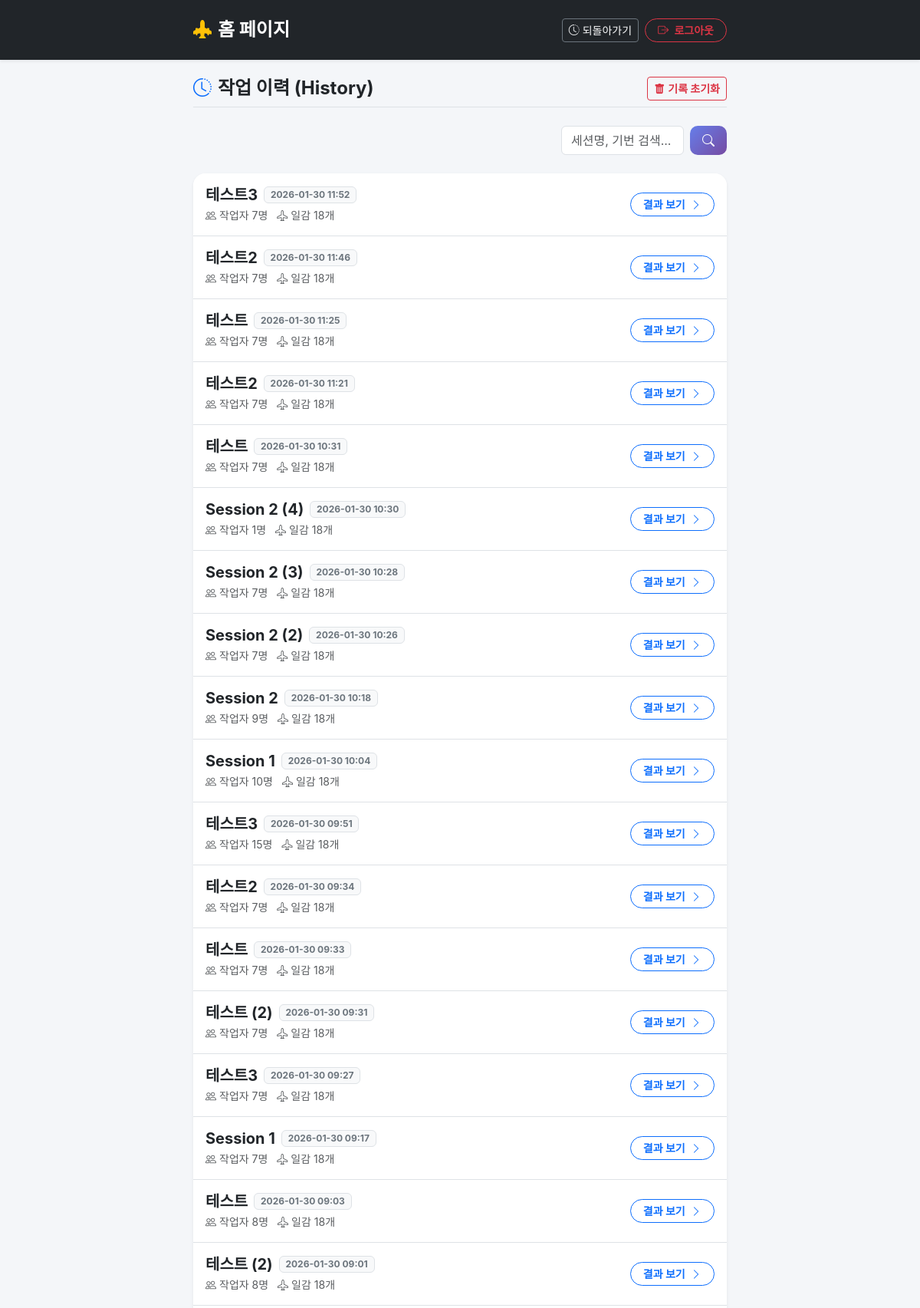
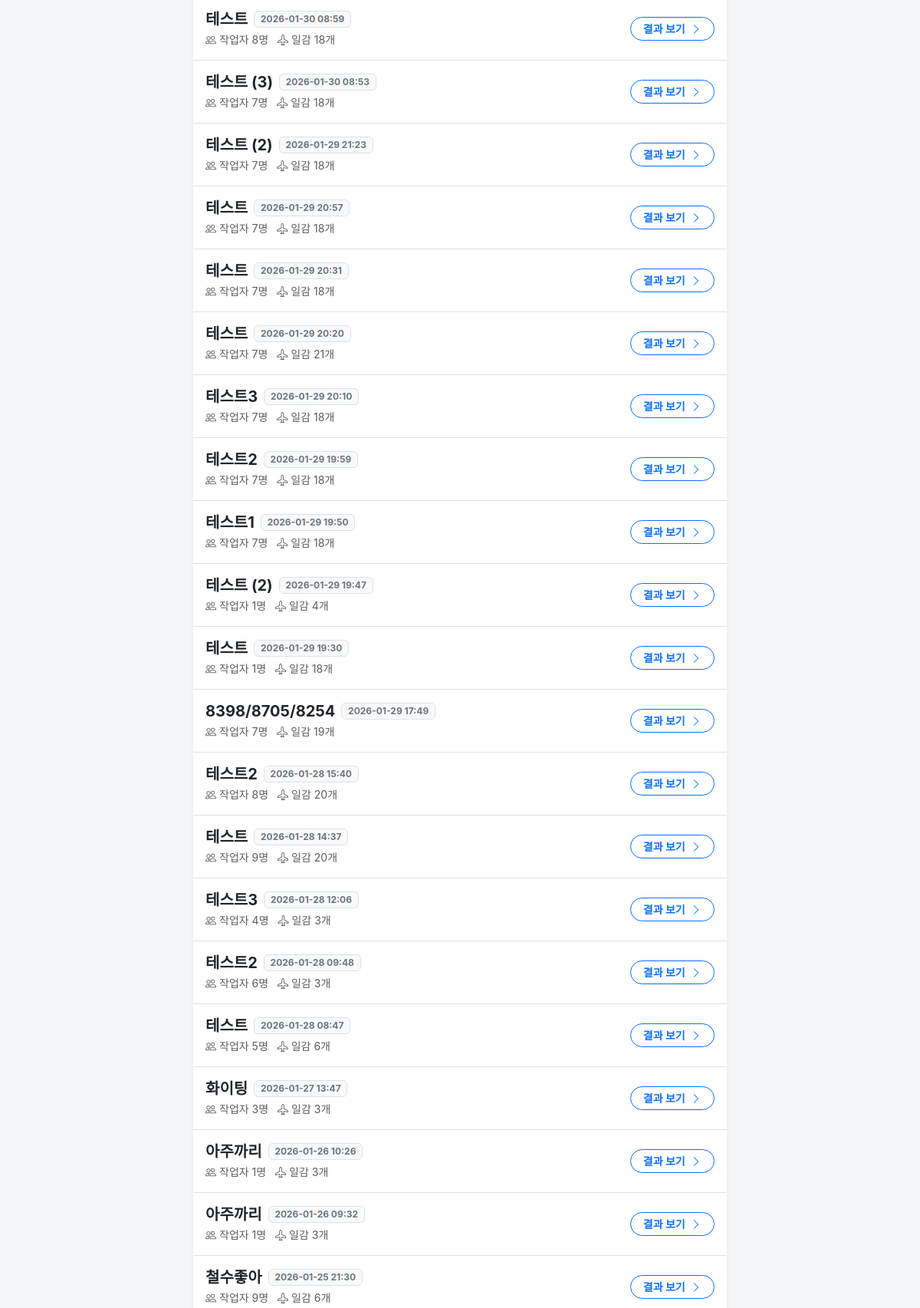
Page /history/ (signed in, upper part) on the committed database (2 pictures, top to bottom).
### manning/models.py (models this page shows, shortened)
class WorkSession(models.Model):
    SHIFT_DAY = "DAY"
    SHIFT_NIGHT = "NIGHT"
    SHIFT_CHOICES = [
        (SHIFT_DAY, "주간 (08:00 ~ 20:00)"),
        (SHIFT_NIGHT, "야간 (20:00 ~ 익일 08:00)"),
    ]
    name = models.CharField(max_length=100, verbose_name="세션 이름")
    created_at = models.DateTimeField(auto_now_add=True)
    is_active = models.BooleanField(default=True)
    shift_type = models.CharField(
        max_length=10,
        choices=SHIFT_CHOICES,
        default=SHIFT_DAY,
        verbose_name="근무 형태",
    )

### manning/views.py (the view)
# urls.py: path("history/", views.HistoryView.as_view(), name="history"),
class HistoryView(SimpleLoginRequiredMixin, ListView):
    model = WorkSession
    template_name = "manning/history.html"
    context_object_name = "history_list"
    def get_queryset(self):
        qs = WorkSession.objects.filter(is_active=False).order_by("-created_at")
        query = self.request.GET.get("q")
        if query:
            qs = qs.filter(
                Q(name__icontains=query)
                | Q(workitem__gibun_input__icontains=query)
                | Q(worker__name__icontains=query)
            ).distinct()
        return qs

### manning/views.py (called while the page is built)
    def dispatch(self, request, *args, **kwargs):
        if not request.session.get("is_authenticated"):
            return redirect("login")
        return super().dispatch(request, *args, **kwargs)

### manning/templates/manning/history.html (shortened to what this page needs)
{% extends "manning/base/base.html" %}
{% load static %}
{% block navsize %}style="max-width: 720px;"{% endblock navsize %}
{% block navhome %}href="{% url 'index' %}"{% endblock navhome %}
{% block navname %}<span>홈 페이지</span>{% endblock navname %}
{% block navreturn %}
<a
    href="{% url 'index' %}"
    class="btn btn-outline-secondary btn-sm text-light border-secondary"
>
    <i class="bi bi-clock-history"></i>
    <span class="d-none d-md-inline">되돌아가기</span>
</a>
{% endblock navreturn %}
{% block content %}
<div class="container" style="max-width: 720px; padding-top: 100px;">
    <div class="d-flex justify-content-between align-items-center mb-4 border-bottom pb-2">
        <h4 class="fw-bold mb-0 text-dark">
            <i class="bi bi-clock-history text-primary me-2"></i>작업 이력 (History)
        </h4>
        {% if request.session.user_role == 'admin' or request.user.is_superuser %}
        <form action="{% url 'clear_history' %}" method="POST" onsubmit="return confirm('⚠️ 정말로 모든 작업 기록을 삭제하시겠습니까?\n이 작업은 되돌릴 수 없습니다.');">
            <button type="submit" class="btn btn-sm btn-outline-danger fw-bold hover-shadow">
                <i class="bi bi-trash-fill me-1"></i>기록 초기화
            </button>
        </form>
        {% endif %}
    </div>
    <div class="row justify-content-end mb-4">
        <div class="col-md-6 col-lg-4">
            <form method="GET" class="d-flex gap-2">
                <input type="text" name="q" class="form-control" placeholder="세션명, 기번 검색..." value="{{ request.GET.q|default:'' }}">
                <button type="submit" class="btn btn-primary px-3">
                    <i class="bi bi-search"></i>
                </button>
            </form>
        </div>
    </div>
    <div class="card shadow-sm border-0">
        <div class="list-group list-group-flush">
            {% for session in history_list %}
            <div class="list-group-item list-group-item-action p-3 d-flex flex-column flex-sm-row justify-content-between align-items-sm-center gap-3">
                <div>
                    <div class="d-flex align-items-center gap-2 mb-1">
                        <h5 class="mb-0 fw-bold text-dark">{{ session.name }}</h5>
                        <span class="badge bg-light text-secondary border">
                            {{ session.created_at|date:"Y-m-d H:i" }}
                        </span>
                    </div>
                    <div class="small text-muted">
                        <span class="me-2"><i class="bi bi-people me-1"></i>작업자 {{ session.worker_set.count }}명</span>
                        <span><i class="bi bi-airplane me-1"></i>일감 {{ session.workitem_set.count }}개</span>
                    </div>
                </div>
                <a href="{% url 'result_view' session.id %}" class="btn btn-sm btn-outline-primary fw-bold rounded-pill px-3">
                    결과 보기 <i class="bi bi-chevron-right ms-1"></i>
                </a>
            </div>
            {% empty %}
            <div class="p-5 text-center text-muted bg-light rounded">
                <i class="bi bi-inbox fs-1 d-block mb-3 opacity-50"></i>
                <span>기록된 작업 내역이 없습니다.</span>
            </div>
            {% endfor %}
        </div>
    </div>
</div>
{% endblock content %}

### static/css/base.css (style rules this page uses)
body { font-family: "Pretendard", -apple-system, BlinkMacSystemFont, system-ui, Roboto, "Helvetica Neue", "Segoe UI", "Apple SD Gothic Neo", "Noto Sans KR", "Malgun Gothic", "Apple Color Emoji", "Segoe UI Emoji", "Segoe UI Symbol", sans-serif; background-color: #f4f6f9; color: #495057; padding-bottom: 60px; margin: 0; padding: 0; }
.card { border: none; border-radius: 16px; background: #ffffff; box-shadow: 0 4px 20px rgba(0, 0, 0, 0.03); transition: transform 0.3s ease, box-shadow 0.3s ease; overflow: hidden; }
.btn-primary { background: linear-gradient(135deg, #667eea 0%, #764ba2 100%); border: none; border-radius: 10px; font-weight: 600; color: #ffffff; transition: all 0.2s ease; }

### rows in the picture
WorkSession: name "테스트3", created_at "2026-01-30 11:52", worker_set.count "7", workitem_set.count "18"
WorkSession: name "테스트2", created_at "2026-01-30 11:46", worker_set.count "7", workitem_set.count "18"
WorkSession: name "테스트", created_at "2026-01-30 11:25", worker_set.count "7", workitem_set.count "18"
WorkSession: name "테스트2", created_at "2026-01-30 11:21", worker_set.count "7", workitem_set.count "18"
WorkSession: name "테스트", created_at "2026-01-30 10:31", worker_set.count "7", workitem_set.count "18"
WorkSession: name "Session 2 (4)", created_at "2026-01-30 10:30", worker_set.count "1", workitem_set.count "18"
WorkSession: name "Session 2 (3)", created_at "2026-01-30 10:28", worker_set.count "7", workitem_set.count "18"
WorkSession: name "Session 2 (2)", created_at "2026-01-30 10:26", worker_set.count "7", workitem_set.count "18"
WorkSession: name "Session 2", created_at "2026-01-30 10:18", worker_set.count "9", workitem_set.count "18"
WorkSession: name "Session 1", created_at "2026-01-30 10:04", worker_set.count "10", workitem_set.count "18"
WorkSession: name "테스트3", created_at "2026-01-30 09:51", worker_set.count "15", workitem_set.count "18"
WorkSession: name "테스트2", created_at "2026-01-30 09:34", worker_set.count "7", workitem_set.count "18"
WorkSession: name "테스트", created_at "2026-01-30 09:33", worker_set.count "7", workitem_set.count "18"
WorkSession: name "테스트 (2)", created_at "2026-01-30 09:31", worker_set.count "7", workitem_set.count "18"
WorkSession: name "테스트3", created_at "2026-01-30 09:27", worker_set.count "7", workitem_set.count "18"
WorkSession: name "Session 1", created_at "2026-01-30 09:17", worker_set.count "7", workitem_set.count "18"
WorkSession: name "테스트", created_at "2026-01-30 09:03", worker_set.count "8", workitem_set.count "18"
WorkSession: name "테스트 (2)", created_at "2026-01-30 09:01", worker_set.count "8", workitem_set.count "18"
WorkSession: name "테스트", created_at "2026-01-30 08:59", worker_set.count "8", workitem_set.count "18"
WorkSession: name "테스트 (3)", created_at "2026-01-30 08:53", worker_set.count "7", workitem_set.count "18"
WorkSession: name "테스트 (2)", created_at "2026-01-29 21:23", worker_set.count "7", workitem_set.count "18"
WorkSession: name "테스트", created_at "2026-01-29 20:57", worker_set.count "7", workitem_set.count "18"
WorkSession: name "테스트", created_at "2026-01-29 20:31", worker_set.count "7", workitem_set.count "18"
WorkSession: name "테스트", created_at "2026-01-29 20:20", worker_set.count "7", workitem_set.count "21"
WorkSession: name "테스트3", created_at "2026-01-29 20:10", worker_set.count "7", workitem_set.count "18"
WorkSession: name "테스트2", created_at "2026-01-29 19:59", worker_set.count "7", workitem_set.count "18"
WorkSession: name "테스트1", created_at "2026-01-29 19:50", worker_set.count "7", workitem_set.count "18"
WorkSession: name "테스트 (2)", created_at "2026-01-29 19:47", worker_set.count "1", workitem_set.count "4"
WorkSession: name "테스트", created_at "2026-01-29 19:30", worker_set.count "1", workitem_set.count "18"
WorkSession: name "8398/8705/8254", created_at "2026-01-29 17:49", worker_set.count "7", workitem_set.count "19"
WorkSession: name "테스트2", created_at "2026-01-28 15:40", worker_set.count "8", workitem_set.count "20"
WorkSession: name "테스트", created_at "2026-01-28 14:37", worker_set.count "9", workitem_set.count "20"
WorkSession: name "테스트3", created_at "2026-01-28 12:06", worker_set.count "4", workitem_set.count "3"
WorkSession: name "테스트2", created_at "2026-01-28 09:48", worker_set.count "6", workitem_set.count "3"
WorkSession: name "테스트", created_at "2026-01-28 08:47", worker_set.count "5", workitem_set.count "6"
WorkSession: name "화이팅", created_at "2026-01-27 13:47", worker_set.count "3", workitem_set.count "3"
WorkSession: name "아주까리", created_at "2026-01-26 10:26", worker_set.count "1", workitem_set.count "3"
WorkSession: name "아주까리", created_at "2026-01-26 09:32", worker_set.count "1", workitem_set.count "3"
WorkSession: name "철수좋아", created_at "2026-01-25 21:30", worker_set.count "9", workitem_set.count "6"
